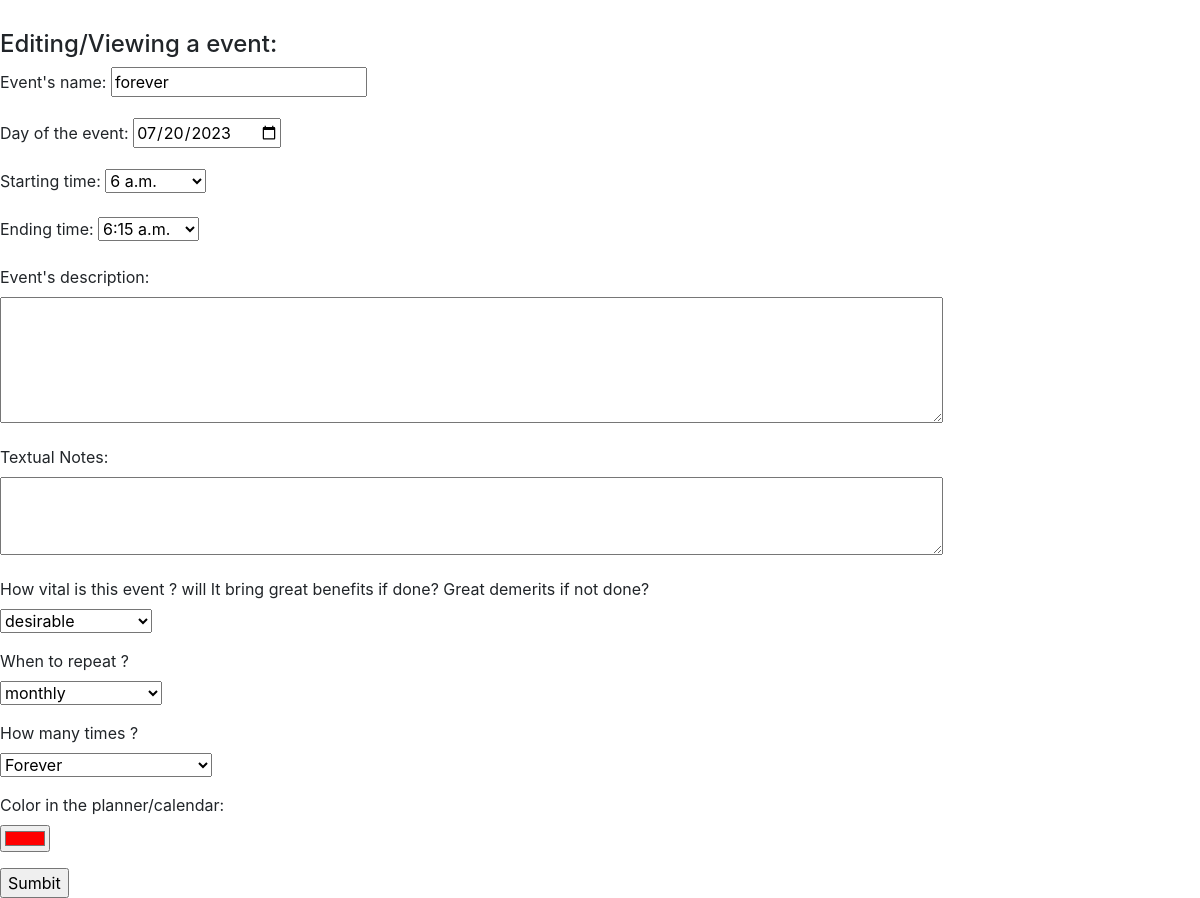
Page /event/38 on the committed database.
### appointment/models.py (models this page shows, shortened)
class Event(models.Model):
    title = models.CharField(u"Event's name",max_length=200, unique=True)
    day = models.DateField(u'Day of the event', help_text=u"Format: year-month-day",)
    start_time = models.TimeField(u'Starting time',choices= start_choices)
    end_time = models.TimeField(u'Ending time', choices = end_choices)
    description = models.TextField(u"Event's description",blank=True, null=True)
    notes = models.TextField(u'Textual Notes', help_text=u'Textual Notes', blank=True, null=True)
    importance = models.CharField(u"How vital is this event ? will It bring great benefits if done? Great demerits if not done?",
        max_length=2,
        choices= priority_choices,
        default=medium,
    )
    nvr="nvr"
    dly="day"
    wek="wek"
    mth="mth"
    yea="yea"
    wkd="wkd"
    evd="edv"
    repeat_choices = [
        (nvr, 'never'),
        (dly, 'daily'),
        (wek, 'weekly'),
        (mth, 'monthly'),
        (yea, 'yearly'),
        (wkd, 'specific weekdays'),
    ]
    repeat= models.CharField(u'when to repeat ?',
        max_length=3,
        choices= repeat_choices,
        default=nvr,
    )
    today_weekday = (int(x.strftime('%w')) + int(2))
    repeat_wkd = models.ManyToManyField(
        WeekDay,
        related_name="Todayevent",
        blank=False,
        default=today_weekday
        )
    monday=models.BooleanField()
    tuesday=models.BooleanField()
    wednesday=models.BooleanField()
    thursday=models.BooleanField()
    friday=models.BooleanField()
    saturday=models.BooleanField()
    sunday=models.BooleanField()
    frv="frv"
    spc="spc"
    utl="utl"
    repeatd_choices = [
        (frv, 'Forever'),
        (spc, 'Specific number of times'),
        (utl, 'Util'),
    ]
    repeatd = models.CharField(u'How many times ?',
        max_length=3,
        choices= repeatd_choices,
        default=frv,
    )
    repeatutil = models.DateField(u'Repeat util', help_text=u"Format: year-month-day",null=True, blank=True)
    repeatnumber = models.IntegerField(u'number of repetitions',default=1)
    color = models.CharField(u"Color in the planner/calendar",max_length= 9,blank=True,null=True)

### appointment/views.py (the view, shortened to what this page needs)
# urls.py: path('event/<int:id>',views.event, name='event'),
def event(request,id):
    error=""
    date = None
    start_time = None
    end_time = None
    dateu=None
    if id != 0:
        obj = models.Event.objects.get(id = id)
        event = forms.eventForm(instance = obj)
    else:
        obj = models.Event(None)
        event = forms.eventForm(None)
    if obj.day:
        print(f"obj.day = {obj.day}")
        date=obj.day.strftime("%Y-%m-%d")
        start_time = obj.start_time.strftime("%H:%M")
        end_time = obj.end_time.strftime("%H:%M")
    if obj.repeatutil:
        dateu=obj.repeatutil.strftime("%Y-%m-%d")
    return render(request, "event.html",{"event":event,"id":id,"start_time":start_time,"end_time":end_time,"date":date,"dateu":dateu,"start":start,"end":end,"error":error,"weekday":weekday,"repeat_choices":repeat_choices,"priority_choices":priority_choices,})

### appointment/forms.py (shortened to what this page needs)
class eventForm(forms.ModelForm):
    class Meta:
        model = models.Event
        fields = ['title','day','start_time','end_time','description','notes','importance','repeat','repeat_wkd','repeatd','repeatutil','repeatnumber','color',
                'monday','tuesday','wednesday','thursday','friday','saturday','sunday',]
        widgets = {
            'day' : forms.DateInput(attrs = {'placeholder': 'Year-Month-Day'}),
            'start_time': forms.Select(choices=start_choices),
            'end_time': forms.Select(choices=end_choices),
            'description': forms.Textarea(attrs={'cols': 90, 'rows': 5}),
            'notes':forms.Textarea(attrs={'cols': 90, 'rows': 3}),
        }

### appointment/models.py (called while the page is built)
    def __str__(self):
        return f"{self.day} - {self.id}"

### appointment/templates/event.html (shortened to what this page needs)
{% extends 'base_calendar.html' %}
{% block content %}
{% if id != 0 %}
    <form id="event" style="margin-top: 30px;" action="/event/{{event.id}}" method="post" >
      <h4> Editing/Viewing a event: </h4>
      {% else %}
    <form id="event" style="margin-top: 30px;" action="/event/0" method="post" >
    <h4> Creating a new event: </h4>
    {% endif %}
      <p>
  {{event.title.label_tag}}
  {{event.title}}
</p>
<p>
  {{event.day.label_tag}}
  <input type="date" name="day" value="{{date}}"  required="" id="id_day">
</p>
<p>
    {{event.start_time.label_tag}}
    {{event.start_time}}
</p>
<p>
  {{event.end_time.label_tag}}
  {{event.end_time}}
</p>
<p>
  {{event.description.label_tag}}<br>
  {{event.description}}
</p>
<p>
  {{event.notes.label_tag}}<br>
  {{event.notes}}
</p>
<p>
{{event.importance.label_tag}}<br>
{{event.importance}}
</p>
<p>
{{event.repeat.label_tag}}<br>
{{event.repeat}}
</p>
<p id="R" style="display:none" >
{{event.repeatd.label_tag}}<br>
{{event.repeatd}}
</p>
<p>
{{event.color.label_tag}}<br>
  <input type="color" name="color" id="id_color" value="{{event.color.value}}">
</p>
  <input id="submit" type="submit" value="Sumbit">
      </form>
      {% endblock %}

### appointment/templates/base_calendar.html (shortened to what this page needs)
{% load static %}
<!doctype html>
<html lang="en">
<head>
  <link rel="stylesheet" href="https://maxcdn.bootstrapcdn.com/bootstrap/4.0.0/css/bootstrap.min.css">
  <link rel="stylesheet" href="https://use.fontawesome.com/releases/v5.0.10/css/all.css">
  <link rel="stylesheet" href="{% static 'css/calendar_style.css' %}">
</head>
<body>
  {% block content %}
  {% endblock %}
</body>
</html>

### rows in the picture
Event: title "forever", start_time "6 a.m.", end_time "6:15 a.m.", importance "desirable", repeat "monthly", repeatd "Forever", color "#ff0000"

### other values in the picture
{{ event.title.label_tag }} "Event's name:"
{{ event.day.label_tag }} "Day of the event:"
{{ event.start_time.label_tag }} "Starting time:"
{{ event.end_time.label_tag }} "Ending time:"
{{ event.description.label_tag }} "Event's description:"
{{ event.notes.label_tag }} "Textual Notes:"
{{ event.importance.label_tag }} "How vital is this event ? will It bring great benefits if done? Great demerits if not done?"
{{ event.repeat.label_tag }} "When to repeat ?"
{{ event.repeatd.label_tag }} "How many times ?"
{{ event.color.label_tag }} "Color in the planner/calendar:"
